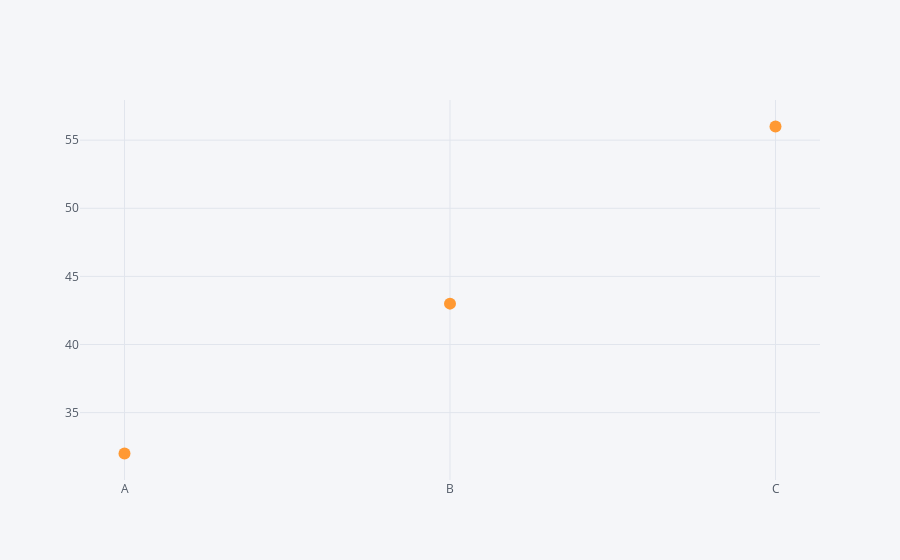

The code cell stored with this chart in its notebook:
### Code cell
# df2.iplot(kind="scatter", x="Category", y="Values", mode="markers")

### Figure 1 — Plotly figure (JSON) as saved in the notebook; plotly's stock layout.template omitted (floating-point values rounded to 4 significant figures)
{"data": [{"line": {"color": "rgba(255, 153, 51, 1.0)", "dash": "solid", "shape": "linear", "width": 1.3}, "marker": {"size": 12, "symbol": "circle"}, "mode": "markers", "name": "Values", "text": "", "type": "scatter", "x": ["A", "B", "C"], "y": [32, 43, 56]}], "layout": {"legend": {"bgcolor": "#F5F6F9", "font": {"color": "#4D5663"}}, "paper_bgcolor": "#F5F6F9", "plot_bgcolor": "#F5F6F9", "title": {"font": {"color": "#4D5663"}}, "xaxis": {"gridcolor": "#E1E5ED", "showgrid": true, "tickfont": {"color": "#4D5663"}, "title": {"font": {"color": "#4D5663"}, "text": ""}, "zerolinecolor": "#E1E5ED"}, "yaxis": {"gridcolor": "#E1E5ED", "showgrid": true, "tickfont": {"color": "#4D5663"}, "title": {"font": {"color": "#4D5663"}, "text": ""}, "zerolinecolor": "#E1E5ED"}}}
